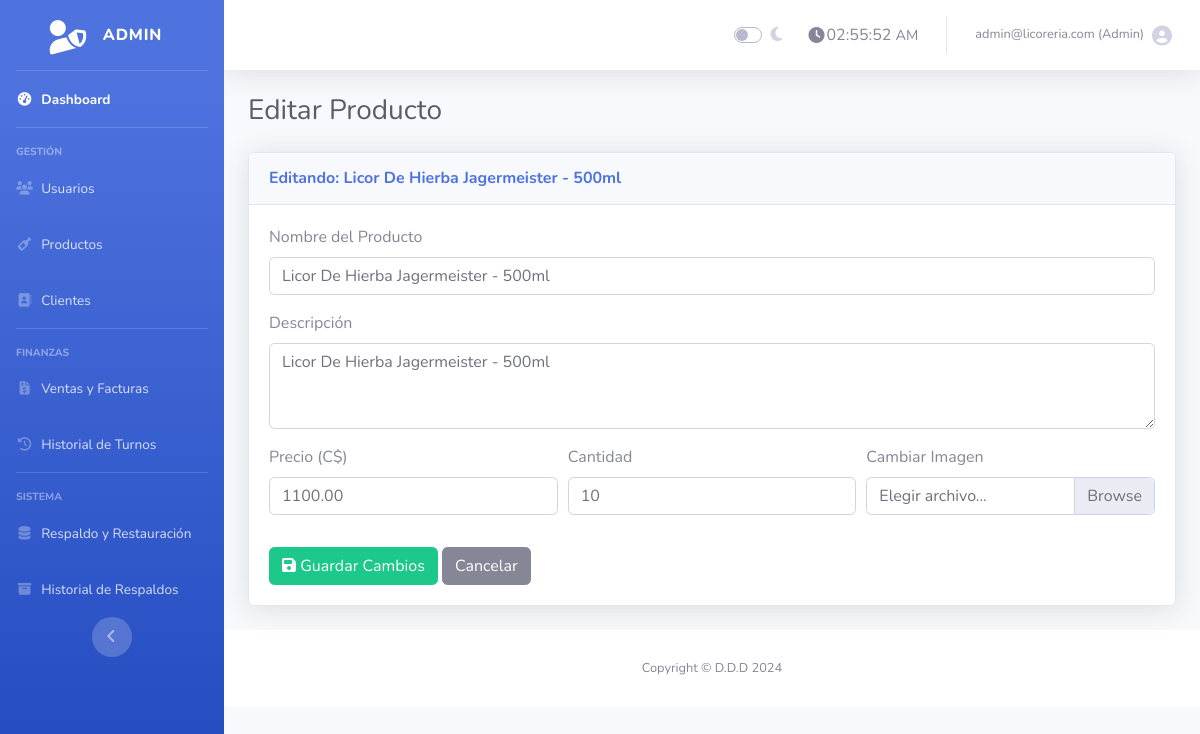
/editar_producto.php?id=121 (signed in), run on the app's committed database.
### tables this page shows
CREATE TABLE `productos` (
  `id` int(11) NOT NULL AUTO_INCREMENT,
  `nombre` varchar(255) NOT NULL,
  `descripcion` text DEFAULT NULL,
  `precio` decimal(10,2) NOT NULL,
  `cantidad` int(11) NOT NULL DEFAULT 0,
  `imagen_url` varchar(255) DEFAULT NULL,
  `fecha_creacion` timestamp NOT NULL DEFAULT current_timestamp(),
  `categoria` varchar(255) DEFAULT NULL,
  PRIMARY KEY (`id`)
);

### editar_producto.php (the view, shortened to what this page needs)
<?php
require 'conexion.php';
$producto = null;
$id = isset($_POST['id']) ? $_POST['id'] : $_GET['id'];
$stmt = $conexion->prepare("SELECT id, nombre, descripcion, precio, cantidad, imagen_url FROM productos WHERE id = ?");
$stmt->bind_param("i", $id);
$stmt->execute();
$resultado = $stmt->get_result();
if ($resultado->num_rows > 0) {
    $producto = $resultado->fetch_assoc();
} else {
    $mensaje = "<div class='alert alert-warning'>Producto no encontrado.</div>";
}
include 'admin_header.php';
?>
<h1 class="h3 mb-4 text-gray-800">Editar Producto</h1>
<?php if ($producto): ?>
<div class="card shadow mb-4">
    <div class="card-header py-3">
        <h6 class="m-0 font-weight-bold text-primary">Editando: <?php echo htmlspecialchars($producto['nombre']); ?></h6>
    </div>
    <div class="card-body">
        <form method="POST" action="editar_producto.php" enctype="multipart/form-data">
            <div class="form-group">
                <label for="nombre">Nombre del Producto</label>
                <input type="text" id="nombre" name="nombre" class="form-control" value="<?php echo htmlspecialchars($producto['nombre']); ?>" required>
            </div>
            <div class="form-group">
                <label for="descripcion">Descripción</label>
                <textarea id="descripcion" name="descripcion" class="form-control" rows="3"><?php echo htmlspecialchars($producto['descripcion']); ?></textarea>
            </div>
            <div class="form-row">
                <div class="form-group col-md-4"><label for="precio">Precio (C$)</label><input type="number" id="precio" name="precio" class="form-control" value="<?php echo $producto['precio']; ?>" step="0.01" required></div>
                <div class="form-group col-md-4"><label for="cantidad">Cantidad</label><input type="number" id="cantidad" name="cantidad" class="form-control" value="<?php echo $producto['cantidad']; ?>" min="0" required></div>
                <div class="form-group col-md-4"><label for="imagen">Cambiar Imagen</label><div class="custom-file"><label class="custom-file-label" for="imagen">Elegir archivo...</label></div></div>
            </div>
            <div class="mt-3">
                <button type="submit" class="btn btn-success"><i class="fas fa-save"></i> Guardar Cambios</button>
                <a href="gestion_productos.php" class="btn btn-secondary">Cancelar</a>
            </div>
        </form>
    </div>
</div>
<?php endif; ?>
<?php include 'admin_footer.php'; ?>

### data on the page
productos: nombre "Licor De Hierba Jagermeister - 500ml", descripcion "Licor De Hierba Jagermeister - 500ml", precio "1100.00", cantidad "10"

### other printed values
$_SESSION['usuario'] "admin@licoreria.com"
